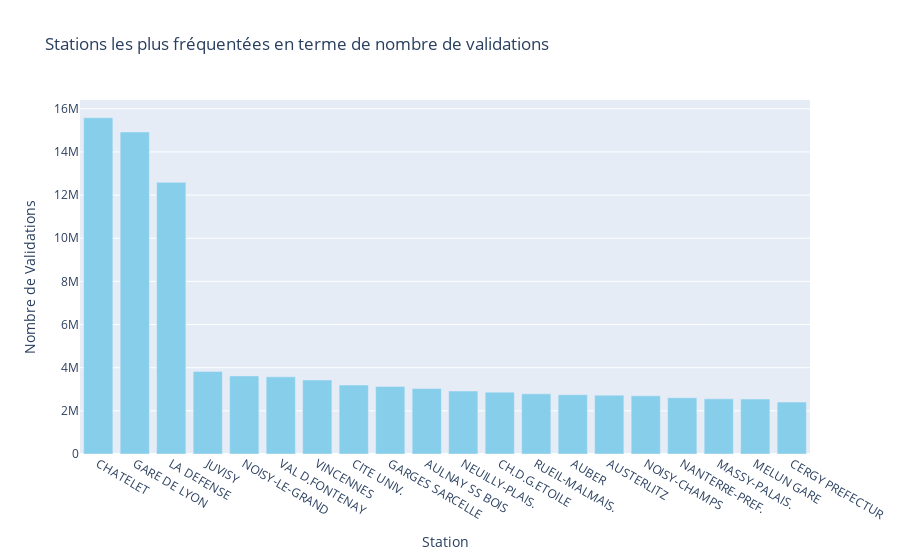

Notebook code cell kept with this figure:
### Code cell
# graphe des stations les plus fréquentées et du nombre de validations associé

fig = px.bar(stations_freq_sorted_top, x='LIBELLE_ARRET', y='NB_VALD',
             title='Stations les plus fréquentées en terme de nombre de validations',
             labels={'LIBELLE_ARRET': 'Station', 'NB_VALD': 'Nombre de Validations'})

fig.update_traces(marker=dict(color='skyblue'), selector=dict(type='bar'))

fig.show()

### Figure 1 — Plotly figure (JSON) as saved in the notebook; plotly's stock layout.template omitted (floating-point values rounded to 4 significant figures)
{"data": [{"alignmentgroup": "True", "hovertemplate": "Station=%{x}<br>Nombre de Validations=%{y}<extra></extra>", "legendgroup": "", "marker": {"color": "skyblue", "pattern": {"shape": ""}}, "name": "", "offsetgroup": "", "orientation": "v", "showlegend": false, "textposition": "auto", "type": "bar", "x": ["CHATELET", "GARE DE LYON", "LA DEFENSE", "JUVISY", "NOISY-LE-GRAND", "VAL D.FONTENAY", "VINCENNES", "CITE UNIV.", "GARGES SARCELLE", "AULNAY SS BOIS", "NEUILLY-PLAIS.", "CH.D.G.ETOILE", "RUEIL-MALMAIS.", "AUBER", "AUSTERLITZ", "NOISY-CHAMPS", "NANTERRE-PREF.", "MASSY-PALAIS.", "MELUN GARE", "CERGY PREFECTUR"], "xaxis": "x", "y": [15587746, 14926390, 12590292, 3828798, 3620278, 3575498, 3430408, 3196778, 3133537, 3033580, 2920702, 2867038, 2787673, 2746502, 2726813, 2694219, 2608242, 2555101, 2549356, 2406249], "yaxis": "y"}], "layout": {"autosize": true, "barmode": "relative", "legend": {"tracegroupgap": 0}, "title": {"text": "Stations les plus fréquentées en terme de nombre de validations"}, "xaxis": {"anchor": "y", "autorange": true, "domain": [0, 1], "range": [-0.5, 19.5], "title": {"text": "Station"}, "type": "category"}, "yaxis": {"anchor": "x", "autorange": true, "domain": [0, 1], "range": [0, 16410000.0], "title": {"text": "Nombre de Validations"}, "type": "linear"}}}
